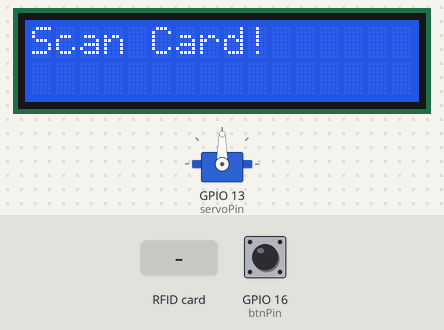
Bench run of a sketch on a simulated ESP32. Parts: 16×2 character LCD, servo. Inputs (shaded band) come from the test bench; at power-on: GPIO 16 (btnPin) LOW. What the sketch prints to the serial monitor is not drawn.

Above: at 1.3 s.
1.4 s: RFID card 14 79 43 31 90 held to the reader
At 2.1 s:
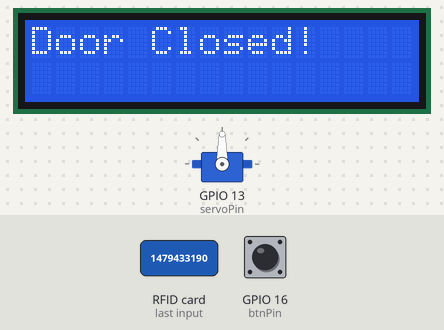
3.0 s: RFID card 5E 7A 19 C4 held to the reader
At 3.03 s:
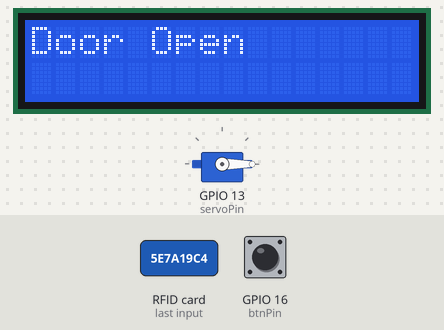
Timing chart, 0 to 6.0 s (numbered marks = the images above; inputs shaded):
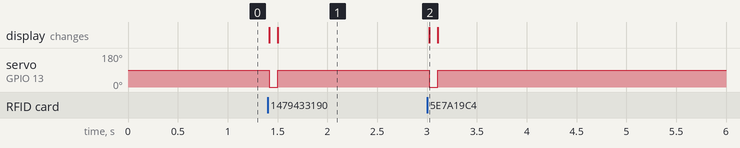

The sketch:

rfid_authentication_test.ino
```cpp
#include <Wire.h>
#include <LiquidCrystal_I2C.h>
LiquidCrystal_I2C mylcd(0x27,16,2);
#include <ESP32_Servo.h>
Servo myservo;
#include <Wire.h>
#include "MFRC522_I2C.h"
#define RST_PIN 0

// IIC pins default to GPIO21 and GPIO22 of ESP32
// 0x28 is the i2c address of SDA, if doesn't match，please check your address with i2c.
MFRC522_I2C mfrc522(0x28, RST_PIN);   // create MFRC522.
#define servoPin  13
int minUs = 1000;
int maxUs = 2800;

#define btnPin 16
boolean btnFlag = 0;

String password = "";

void setup() {
  Serial.begin(115200);           // initialize and PC's serial communication
  mylcd.init();
  mylcd.backlight();
  Wire.begin();                   // initialize I2C
  mfrc522.PCD_Init();             // initialize MFRC522
  ShowReaderDetails();            // display PCD - MFRC522 read carder
  Serial.println(F("Scan PICC to see UID, type, and data blocks..."));
  myservo.attach(servoPin, minUs, maxUs);
  pinMode(btnPin, INPUT);
  mylcd.setCursor(0, 0);
  mylcd.print("Scan Card!");
}

void loop() {
  //
  if ( ! mfrc522.PICC_IsNewCardPresent() || ! mfrc522.PICC_ReadCardSerial() ) {
    delay(50);
    password = "";
    if(btnFlag == 1)
    {
      boolean btnVal = digitalRead(btnPin);
      if(btnVal == 0)  //Swipe the card to open the door and click button 1 to close the door
      {
        Serial.println("Door Closed!");
        mylcd.setCursor(0, 0);
        mylcd.print("Door Closed!");
        myservo.write(90);
        btnFlag = 0;
      }
    }
    return;
  }

  // select one of door cards. UID and SAK are mfrc522.uid.

  // save UID
  Serial.print(F("Card UID:"));
  for (byte i = 0; i < mfrc522.uid.size; i++) {
    Serial.print(mfrc522.uid.uidByte[i] < 0x10 ? " 0" : " ");
    //Serial.print(mfrc522.uid.uidByte[i], HEX);
    Serial.print(mfrc522.uid.uidByte[i]);
    password = password + String(mfrc522.uid.uidByte[i]);
  }
  if(password == "1479433190" || "03190141230")  //The card number is correct, open the door
  {
    Serial.println("Door Open");
    mylcd.setCursor(0, 0);
    mylcd.clear();
    mylcd.print("Door Open");
    myservo.write(0);
    password = "";
    btnFlag = 1;

  }
  else   //The card number is wrong，LCD displays error
  {
    password = "";
    mylcd.setCursor(0, 0);
    mylcd.print("Access Denied!");
  }
  //Serial.println(password);
}

void ShowReaderDetails() {
  //  attain the MFRC522 software
  byte v = mfrc522.PCD_ReadRegister(mfrc522.VersionReg);
  Serial.print(F("MFRC522 Software Version: 0x"));
  Serial.print(v, HEX);
  if (v == 0x91)
    Serial.print(F(" = v1.0"));
  else if (v == 0x92)
    Serial.print(F(" = v2.0"));
  else
    Serial.print(F(" (unknown)"));
  Serial.println("");
  // when returning to 0x00 or 0xFF, may fail to transmit communication signals
  if ((v == 0x00) || (v == 0xFF)) {
    Serial.println(F("WARNING: Communication failure, is the MFRC522 properly connected?"));
  }
}
```

Measured:
- after the input at 1.4 s, servo on GPIO 13 (servoPin): 90° → 0° at once, → 90° 0.09 s later; the display: first changes at once (image 1 shows a later state)
- after the input at 3.0 s, servo on GPIO 13 (servoPin): 90° → 0° at once, → 90° 0.09 s later; the display: changes at once (image 2)
